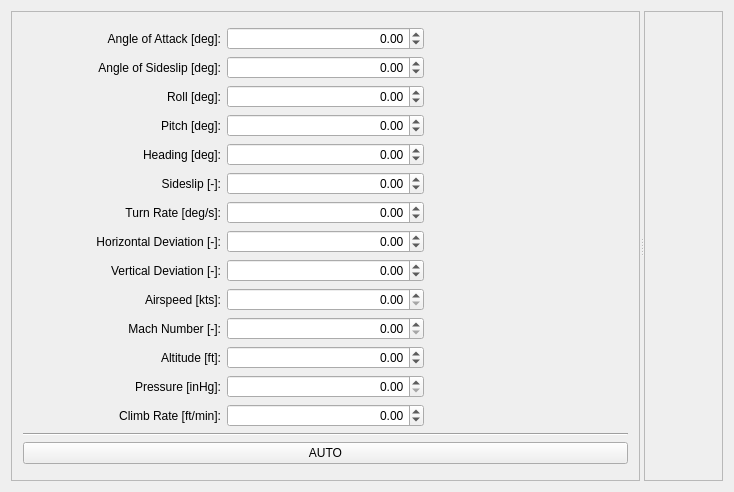
<?xml version="1.0" encoding="UTF-8"?>
<ui version="4.0">
 <class>MainWindow</class>
 <widget class="QMainWindow" name="MainWindow">
  <property name="geometry">
   <rect>
    <x>0</x>
    <y>0</y>
    <width>734</width>
    <height>492</height>
   </rect>
  </property>
  <property name="windowTitle">
   <string>QFlightInstruments Example</string>
  </property>
  <widget class="QWidget" name="centralWidget">
   <layout class="QGridLayout" name="gridLayout_5">
    <item row="0" column="0">
     <widget class="QSplitter" name="splitter">
      <property name="orientation">
       <enum>Qt::Horizontal</enum>
      </property>
      <widget class="QFrame" name="frame">
       <property name="sizePolicy">
        <sizepolicy hsizetype="Minimum" vsizetype="Preferred">
         <horstretch>0</horstretch>
         <verstretch>0</verstretch>
        </sizepolicy>
       </property>
       <property name="frameShape">
        <enum>QFrame::StyledPanel</enum>
       </property>
       <property name="frameShadow">
        <enum>QFrame::Raised</enum>
       </property>
       <layout class="QGridLayout" name="gridLayout_3">
        <item row="0" column="0">
         <layout class="QGridLayout" name="gridLayout">
          <item row="4" column="0">
           <widget class="QLabel" name="label_3">
            <property name="text">
             <string>Heading [deg]:</string>
            </property>
            <property name="alignment">
             <set>Qt::AlignRight|Qt::AlignTrailing|Qt::AlignVCenter</set>
            </property>
            <property name="buddy">
             <cstring>spinBoxHead</cstring>
            </property>
           </widget>
          </item>
          <item row="2" column="1">
           <widget class="QDoubleSpinBox" name="spinBoxRoll">
            <property name="alignment">
             <set>Qt::AlignRight|Qt::AlignTrailing|Qt::AlignVCenter</set>
            </property>
            <property name="minimum">
             <double>-180.000000000000000</double>
            </property>
            <property name="maximum">
             <double>180.000000000000000</double>
            </property>
           </widget>
          </item>
          <item row="2" column="0">
           <widget class="QLabel" name="label">
            <property name="text">
             <string>Roll [deg]:</string>
            </property>
            <property name="alignment">
             <set>Qt::AlignRight|Qt::AlignTrailing|Qt::AlignVCenter</set>
            </property>
            <property name="buddy">
             <cstring>spinBoxRoll</cstring>
            </property>
           </widget>
          </item>
          <item row="4" column="1">
           <widget class="QDoubleSpinBox" name="spinBoxHead">
            <property name="alignment">
             <set>Qt::AlignRight|Qt::AlignTrailing|Qt::AlignVCenter</set>
            </property>
            <property name="minimum">
             <double>-360.000000000000000</double>
            </property>
            <property name="maximum">
             <double>360.000000000000000</double>
            </property>
           </widget>
          </item>
          <item row="13" column="0">
           <widget class="QLabel" name="label_10">
            <property name="text">
             <string>Climb Rate [ft/min]:</string>
            </property>
            <property name="alignment">
             <set>Qt::AlignRight|Qt::AlignTrailing|Qt::AlignVCenter</set>
            </property>
            <property name="buddy">
             <cstring>spinBoxClimb</cstring>
            </property>
           </widget>
          </item>
          <item row="3" column="1">
           <widget class="QDoubleSpinBox" name="spinBoxPitch">
            <property name="alignment">
             <set>Qt::AlignRight|Qt::AlignTrailing|Qt::AlignVCenter</set>
            </property>
            <property name="minimum">
             <double>-90.000000000000000</double>
            </property>
            <property name="maximum">
             <double>90.000000000000000</double>
            </property>
           </widget>
          </item>
          <item row="11" column="1">
           <widget class="QDoubleSpinBox" name="spinBoxAlt">
            <property name="alignment">
             <set>Qt::AlignRight|Qt::AlignTrailing|Qt::AlignVCenter</set>
            </property>
            <property name="minimum">
             <double>-1000.000000000000000</double>
            </property>
            <property name="maximum">
             <double>99999.000000000000000</double>
            </property>
            <property name="singleStep">
             <double>10.000000000000000</double>
            </property>
           </widget>
          </item>
          <item row="5" column="0">
           <widget class="QLabel" name="label_4">
            <property name="text">
             <string>Sideslip [-]:</string>
            </property>
            <property name="alignment">
             <set>Qt::AlignRight|Qt::AlignTrailing|Qt::AlignVCenter</set>
            </property>
            <property name="buddy">
             <cstring>spinBoxSlip</cstring>
            </property>
           </widget>
          </item>
          <item row="3" column="0">
           <widget class="QLabel" name="label_2">
            <property name="text">
             <string>Pitch [deg]:</string>
            </property>
            <property name="alignment">
             <set>Qt::AlignRight|Qt::AlignTrailing|Qt::AlignVCenter</set>
            </property>
            <property name="buddy">
             <cstring>spinBoxPitch</cstring>
            </property>
           </widget>
          </item>
          <item row="7" column="0">
           <widget class="QLabel" name="label_6">
            <property name="text">
             <string>Horizontal Deviation [-]:</string>
            </property>
            <property name="alignment">
             <set>Qt::AlignRight|Qt::AlignTrailing|Qt::AlignVCenter</set>
            </property>
            <property name="buddy">
             <cstring>spinBoxDevH</cstring>
            </property>
           </widget>
          </item>
          <item row="10" column="0">
           <widget class="QLabel" name="label_11">
            <property name="text">
             <string>Mach Number [-]:</string>
            </property>
            <property name="alignment">
             <set>Qt::AlignRight|Qt::AlignTrailing|Qt::AlignVCenter</set>
            </property>
            <property name="buddy">
             <cstring>spinBoxMach</cstring>
            </property>
           </widget>
          </item>
          <item row="7" column="1">
           <widget class="QDoubleSpinBox" name="spinBoxDevH">
            <property name="alignment">
             <set>Qt::AlignRight|Qt::AlignTrailing|Qt::AlignVCenter</set>
            </property>
            <property name="minimum">
             <double>-1.000000000000000</double>
            </property>
            <property name="maximum">
             <double>1.000000000000000</double>
            </property>
            <property name="singleStep">
             <double>0.050000000000000</double>
            </property>
           </widget>
          </item>
          <item row="9" column="1">
           <widget class="QDoubleSpinBox" name="spinBoxSpeed">
            <property name="alignment">
             <set>Qt::AlignRight|Qt::AlignTrailing|Qt::AlignVCenter</set>
            </property>
            <property name="maximum">
             <double>9999.000000000000000</double>
            </property>
           </widget>
          </item>
          <item row="8" column="1">
           <widget class="QDoubleSpinBox" name="spinBoxDevV">
            <property name="alignment">
             <set>Qt::AlignRight|Qt::AlignTrailing|Qt::AlignVCenter</set>
            </property>
            <property name="minimum">
             <double>-1.000000000000000</double>
            </property>
            <property name="maximum">
             <double>1.000000000000000</double>
            </property>
            <property name="singleStep">
             <double>0.050000000000000</double>
            </property>
           </widget>
          </item>
          <item row="8" column="0">
           <widget class="QLabel" name="label_7">
            <property name="text">
             <string>Vertical Deviation [-]:</string>
            </property>
            <property name="alignment">
             <set>Qt::AlignRight|Qt::AlignTrailing|Qt::AlignVCenter</set>
            </property>
            <property name="buddy">
             <cstring>spinBoxDevV</cstring>
            </property>
           </widget>
          </item>
          <item row="10" column="1">
           <widget class="QDoubleSpinBox" name="spinBoxMach">
            <property name="alignment">
             <set>Qt::AlignRight|Qt::AlignTrailing|Qt::AlignVCenter</set>
            </property>
            <property name="maximum">
             <double>20.000000000000000</double>
            </property>
           </widget>
          </item>
          <item row="6" column="1">
           <widget class="QDoubleSpinBox" name="spinBoxTurn">
            <property name="alignment">
             <set>Qt::AlignRight|Qt::AlignTrailing|Qt::AlignVCenter</set>
            </property>
            <property name="minimum">
             <double>-7.000000000000000</double>
            </property>
            <property name="maximum">
             <double>7.000000000000000</double>
            </property>
            <property name="singleStep">
             <double>0.100000000000000</double>
            </property>
           </widget>
          </item>
          <item row="14" column="0" colspan="3">
           <widget class="Line" name="line">
            <property name="orientation">
             <enum>Qt::Horizontal</enum>
            </property>
           </widget>
          </item>
          <item row="12" column="0">
           <widget class="QLabel" name="label_12">
            <property name="text">
             <string>Pressure [inHg]:</string>
            </property>
            <property name="alignment">
             <set>Qt::AlignRight|Qt::AlignTrailing|Qt::AlignVCenter</set>
            </property>
            <property name="buddy">
             <cstring>spinBoxPress</cstring>
            </property>
           </widget>
          </item>
          <item row="12" column="1">
           <widget class="QDoubleSpinBox" name="spinBoxPress">
            <property name="alignment">
             <set>Qt::AlignRight|Qt::AlignTrailing|Qt::AlignVCenter</set>
            </property>
            <property name="maximum">
             <double>31.500000000000000</double>
            </property>
            <property name="value">
             <double>0.000000000000000</double>
            </property>
           </widget>
          </item>
          <item row="0" column="0">
           <widget class="QLabel" name="label_13">
            <property name="text">
             <string>Angle of Attack [deg]:</string>
            </property>
            <property name="alignment">
             <set>Qt::AlignRight|Qt::AlignTrailing|Qt::AlignVCenter</set>
            </property>
           </widget>
          </item>
          <item row="9" column="0">
           <widget class="QLabel" name="label_8">
            <property name="text">
             <string>Airspeed [kts]:</string>
            </property>
            <property name="alignment">
             <set>Qt::AlignRight|Qt::AlignTrailing|Qt::AlignVCenter</set>
            </property>
            <property name="buddy">
             <cstring>spinBoxSpeed</cstring>
            </property>
           </widget>
          </item>
          <item row="13" column="1">
           <widget class="QDoubleSpinBox" name="spinBoxClimb">
            <property name="alignment">
             <set>Qt::AlignRight|Qt::AlignTrailing|Qt::AlignVCenter</set>
            </property>
            <property name="minimum">
             <double>-650.000000000000000</double>
            </property>
            <property name="maximum">
             <double>650.000000000000000</double>
            </property>
            <property name="singleStep">
             <double>5.000000000000000</double>
            </property>
           </widget>
          </item>
          <item row="6" column="0">
           <widget class="QLabel" name="label_5">
            <property name="text">
             <string>Turn Rate [deg/s]:</string>
            </property>
            <property name="alignment">
             <set>Qt::AlignRight|Qt::AlignTrailing|Qt::AlignVCenter</set>
            </property>
            <property name="buddy">
             <cstring>spinBoxTurn</cstring>
            </property>
           </widget>
          </item>
          <item row="11" column="0">
           <widget class="QLabel" name="label_9">
            <property name="text">
             <string>Altitude [ft]:</string>
            </property>
            <property name="alignment">
             <set>Qt::AlignRight|Qt::AlignTrailing|Qt::AlignVCenter</set>
            </property>
            <property name="buddy">
             <cstring>spinBoxAlt</cstring>
            </property>
           </widget>
          </item>
          <item row="5" column="1">
           <widget class="QDoubleSpinBox" name="spinBoxSlip">
            <property name="alignment">
             <set>Qt::AlignRight|Qt::AlignTrailing|Qt::AlignVCenter</set>
            </property>
            <property name="minimum">
             <double>-1.000000000000000</double>
            </property>
            <property name="maximum">
             <double>1.000000000000000</double>
            </property>
            <property name="singleStep">
             <double>0.050000000000000</double>
            </property>
           </widget>
          </item>
          <item row="15" column="0" colspan="3">
           <widget class="QPushButton" name="pushButtonAuto">
            <property name="text">
             <string>AUTO</string>
            </property>
            <property name="checkable">
             <bool>true</bool>
            </property>
           </widget>
          </item>
          <item row="1" column="0">
           <widget class="QLabel" name="label_14">
            <property name="text">
             <string>Angle of Sideslip [deg]:</string>
            </property>
            <property name="alignment">
             <set>Qt::AlignRight|Qt::AlignTrailing|Qt::AlignVCenter</set>
            </property>
           </widget>
          </item>
          <item row="0" column="1">
           <widget class="QDoubleSpinBox" name="spinBoxAlpha">
            <property name="alignment">
             <set>Qt::AlignRight|Qt::AlignTrailing|Qt::AlignVCenter</set>
            </property>
            <property name="minimum">
             <double>-20.000000000000000</double>
            </property>
            <property name="maximum">
             <double>20.000000000000000</double>
            </property>
           </widget>
          </item>
          <item row="1" column="1">
           <widget class="QDoubleSpinBox" name="spinBoxBeta">
            <property name="alignment">
             <set>Qt::AlignRight|Qt::AlignTrailing|Qt::AlignVCenter</set>
            </property>
            <property name="minimum">
             <double>-15.000000000000000</double>
            </property>
            <property name="maximum">
             <double>15.000000000000000</double>
            </property>
           </widget>
          </item>
         </layout>
        </item>
       </layout>
      </widget>
      <widget class="QFrame" name="frame_2">
       <property name="frameShape">
        <enum>QFrame::StyledPanel</enum>
       </property>
       <property name="frameShadow">
        <enum>QFrame::Raised</enum>
       </property>
       <layout class="QGridLayout" name="gridLayout_4">
        <item row="0" column="0">
         <layout class="QGridLayout" name="gridLayout_2">
          <item row="0" column="0">
           <widget class="WidgetPFD" name="widgetPFD" native="true">
            <property name="sizePolicy">
             <sizepolicy hsizetype="Preferred" vsizetype="Preferred">
              <horstretch>2</horstretch>
              <verstretch>0</verstretch>
             </sizepolicy>
            </property>
           </widget>
          </item>
          <item row="0" column="1">
           <widget class="WidgetSix" name="widgetSix" native="true">
            <property name="sizePolicy">
             <sizepolicy hsizetype="Preferred" vsizetype="Preferred">
              <horstretch>3</horstretch>
              <verstretch>0</verstretch>
             </sizepolicy>
            </property>
           </widget>
          </item>
         </layout>
        </item>
       </layout>
      </widget>
     </widget>
    </item>
   </layout>
  </widget>
 </widget>
 <layoutdefault spacing="6" margin="11"/>
 <customwidgets>
  <customwidget>
   <class>WidgetPFD</class>
   <extends>QWidget</extends>
   <header>WidgetPFD.h</header>
   <container>1</container>
  </customwidget>
  <customwidget>
   <class>WidgetSix</class>
   <extends>QWidget</extends>
   <header>WidgetSix.h</header>
   <container>1</container>
  </customwidget>
 </customwidgets>
 <tabstops>
  <tabstop>spinBoxRoll</tabstop>
  <tabstop>spinBoxPitch</tabstop>
  <tabstop>spinBoxHead</tabstop>
  <tabstop>spinBoxSlip</tabstop>
  <tabstop>spinBoxTurn</tabstop>
  <tabstop>spinBoxDevH</tabstop>
  <tabstop>spinBoxDevV</tabstop>
  <tabstop>spinBoxSpeed</tabstop>
  <tabstop>spinBoxMach</tabstop>
  <tabstop>spinBoxAlt</tabstop>
  <tabstop>spinBoxPress</tabstop>
  <tabstop>spinBoxClimb</tabstop>
  <tabstop>pushButtonAuto</tabstop>
 </tabstops>
 <resources/>
 <connections/>
</ui>
